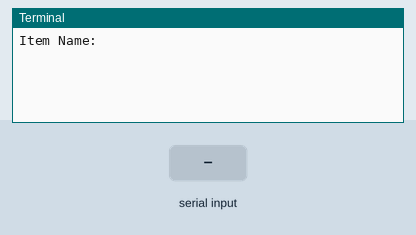
The program below on a simulated Raspberry Pi (header pin numbers). On the bench: the last lines printed to the terminal. The test bench sets the inputs (shaded band).

Above: at 1.2 s.
1.3 s: "1" typed at the terminal, then Enter
At 2.5 s:
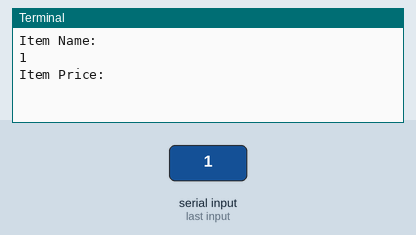
2.8 s: "0" typed at the terminal, then Enter
At 3.9 s:
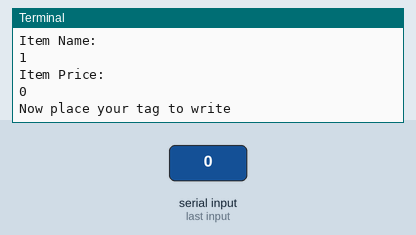

The program:

write.py
```python
#!/usr/bin/env python

import RPi.GPIO as GPIO
GPIO.setwarnings(False)
from mfrc522 import SimpleMFRC522
import json

reader = SimpleMFRC522()

def write_nfc():
    try:
            item_name = input('Item Name:')
            item_price = input('Item Price:')
            json_val = json.dumps({'item':item_name, 'price': item_price})
            print("Now place your tag to write")
            reader.write(json_val)
            print("Written")
    finally:
            GPIO.cleanup()
write_nfc()
```

Measured:
- after the input at 1.3 s, the terminal: prints a new line at once (image 1)
- after the input at 2.8 s, the terminal: prints a new line at once (image 2)
